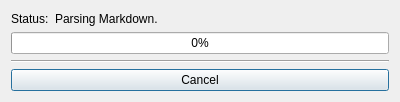
<?xml version="1.0" encoding="UTF-8"?>
<ui version="4.0">
 <author>
  SPDX-FileCopyrightText: none
  SPDX-License-Identifier: GPL-3.0-or-later
 </author>
 <class>ProgressDlg</class>
 <widget class="QDialog" name="ProgressDlg">
  <property name="geometry">
   <rect>
    <x>0</x>
    <y>0</y>
    <width>400</width>
    <height>102</height>
   </rect>
  </property>
  <property name="windowTitle">
   <string>Converting Markdown to PDF...</string>
  </property>
  <layout class="QVBoxLayout" name="verticalLayout">
   <item>
    <layout class="QHBoxLayout" name="horizontalLayout">
     <item>
      <widget class="QLabel" name="label">
       <property name="text">
        <string>Status:</string>
       </property>
      </widget>
     </item>
     <item>
      <widget class="QLabel" name="m_status">
       <property name="sizePolicy">
        <sizepolicy hsizetype="Expanding" vsizetype="Preferred">
         <horstretch>0</horstretch>
         <verstretch>0</verstretch>
        </sizepolicy>
       </property>
       <property name="text">
        <string>Parsing Markdown.</string>
       </property>
      </widget>
     </item>
    </layout>
   </item>
   <item>
    <widget class="QProgressBar" name="m_progress">
     <property name="value">
      <number>0</number>
     </property>
    </widget>
   </item>
   <item>
    <widget class="Line" name="line">
     <property name="orientation">
      <enum>Qt::Horizontal</enum>
     </property>
    </widget>
   </item>
   <item>
    <widget class="QPushButton" name="m_cancel">
     <property name="text">
      <string>Cancel</string>
     </property>
    </widget>
   </item>
  </layout>
 </widget>
 <resources/>
 <connections/>
</ui>
